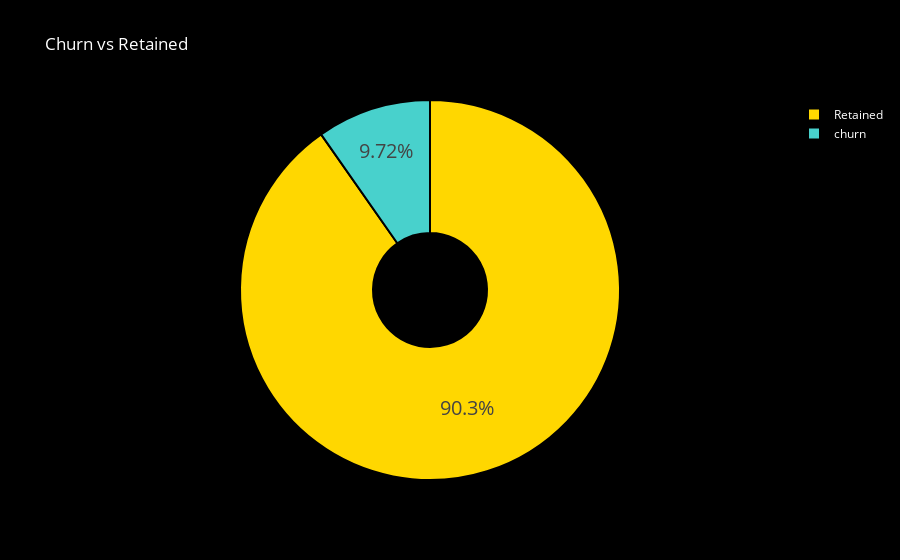

Notebook source saved alongside this figure:
### Code cell
colors = ['gold', 'mediumturquoise']
labels = ['Retained','churn']
values = client_data['churn'].value_counts()/client_data['churn'].shape[0]

fig = go.Figure(data=[go.Pie(labels=labels, values=values, hole=.3)])
fig.update_traces(hoverinfo='label+percent', textinfo='percent', textfont_size=20,
                  marker=dict(colors=colors, line=dict(color='#000000', width=2)))
fig.update_layout(
    title_text="Churn vs Retained",
    title_font_color="white",
    legend_title_font_color="yellow",
    paper_bgcolor="black",
    plot_bgcolor='black',
    font_color="white",
)
fig.show()

### Figure 1 — Plotly figure (JSON) as saved in the notebook; plotly's stock layout.template omitted (floating-point values rounded to 4 significant figures)
{"data": [{"hole": 0.3, "hoverinfo": "label+percent", "labels": ["Retained", "churn"], "marker": {"colors": ["gold", "mediumturquoise"], "line": {"color": "#000000", "width": 2}}, "textfont": {"size": 20}, "textinfo": "percent", "type": "pie", "values": [0.9028, 0.09715]}], "layout": {"font": {"color": "white"}, "legend": {"title": {"font": {"color": "yellow"}}}, "paper_bgcolor": "black", "plot_bgcolor": "black", "title": {"font": {"color": "white"}, "text": "Churn vs Retained"}}}
